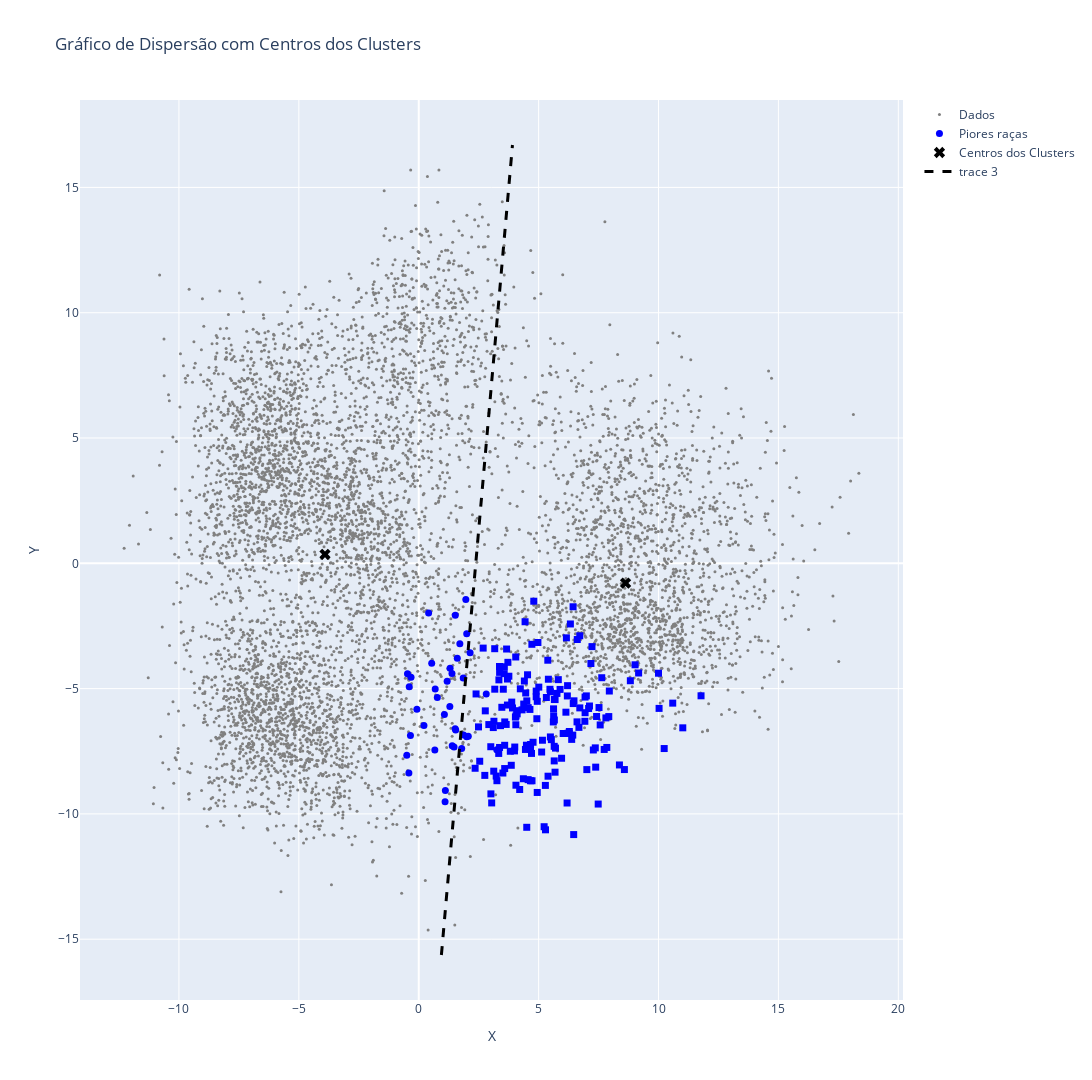

The notebook cell saved with this chart:
### Code cell
# Cores e simbolos
breed_colors = {
    'sphynx': 'blue',
    

}

clusters_symbols = {
    0: 'circle',
    1: 'square',

}
plot['color'] = plot['breed'].map(breed_colors)
plot['symbol'] = plot['clusters_sl'].map(clusters_symbols)

# Plot
fig = go.Figure()

# Todos os dados
fig.add_trace(go.Scatter(
    x=plotable_data['x'],
    y=plotable_data['y'],
    mode='markers',
    marker=dict(
        color='gray',
        symbol='circle',
        size=3
    ),
    text= None,
    name='Dados'
))

# Dados das piores raças
fig.add_trace(go.Scatter(
    x=plot['x'],
    y=plot['y'],
    mode='markers',
    marker=dict(
        color=plot['color'],
        symbol=plot['symbol'],
        size=7
    ),
    text=plot['name'],
    name='Piores raças'
))

# centro dos clusters
fig.add_trace(go.Scatter(
    x=centros['x'],
    y=centros['y'],
    mode='markers',
    marker=dict(color='black', size=10, symbol='x'),
    name='Centros dos Clusters',
    text= centros.index
))

# Retas de fronteira dos clusters
def calc_y(m, b, x):
    return m * x + b



for line in lines:
    m = line["m"]
    b = line["b"]

    # Limita as retas até o ponto de intersecção e os extremos dos dados
    x_min = plotable_data['x'].min() - 1
    x_max = plotable_data['x'].max() + 1

    y_min = plotable_data['y'].min() - 1
    y_max = plotable_data['y'].max() + 1

    
    x_values = np.array([x_min, x_max])
    y_values = calc_y(m, b, x_values)

    # Reajusta os valores para dentro dos limites
    if y_values[0] < y_min or y_values[0] > y_max:
        y_values[0] = np.clip(y_values[0], y_min, y_max)
        x_values[0] = (y_values[0] - b) / m

    if y_values[1] < y_min or y_values[1] > y_max:
        y_values[1] = np.clip(y_values[1], y_min, y_max)
        x_values[1] = (y_values[1] - b) / m

    fig.add_trace(go.Scatter(x=x_values, y=y_values, mode='lines', line=dict(dash='dash', width=3, color='black')))

fig.update_layout(
    title='Gráfico de Dispersão com Centros dos Clusters',
    xaxis_title='X',
    yaxis_title='Y',
    width=1920,
    height=1080
)

fig.show()

### Figure 1 — Plotly figure (JSON) as saved in the notebook; plotly's stock layout.template omitted (floating-point values rounded to 4 significant figures; data arrays with more than 128 entries replaced by an {"elided": "..."} marker saying what was removed)
{"data": [{"marker": {"color": "gray", "size": 3, "symbol": "circle"}, "mode": "markers", "name": "Dados", "type": "scatter", "x": {"elided": "7349 float values"}, "y": {"elided": "7349 float values"}}, {"marker": {"color": {"elided": "200 str values"}, "size": 7, "symbol": {"elided": "200 str values"}}, "mode": "markers", "name": "Piores raças", "text": {"elided": "200 str values"}, "type": "scatter", "x": {"elided": "200 float values"}, "y": {"elided": "200 float values"}}, {"marker": {"color": "black", "size": 10, "symbol": "x"}, "mode": "markers", "name": "Centros dos Clusters", "text": [0, 1], "type": "scatter", "x": [-3.909, 8.625], "y": [0.3584, -0.7909]}, {"line": {"color": "black", "dash": "dash", "width": 3}, "mode": "lines", "type": "scatter", "x": [0.9446, 3.908], "y": [-15.63, 16.69]}], "layout": {"height": 1080, "title": {"text": "Gráfico de Dispersão com Centros dos Clusters"}, "width": 1920, "xaxis": {"title": {"text": "X"}}, "yaxis": {"title": {"text": "Y"}}}}
